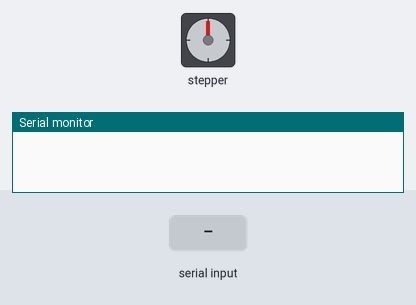
Recording of a sketch running on a simulated Arduino Uno, built with avr-gcc and run on an emulated ATmega328P. Parts: stepper motor, the last lines printed to the serial monitor. Inputs (shaded band) come from the test bench. Stepper angles assume 2038 steps per turn.

Above: at 1.2 s.
1.3 s: "1\n" received over Serial
At 1.77 s:
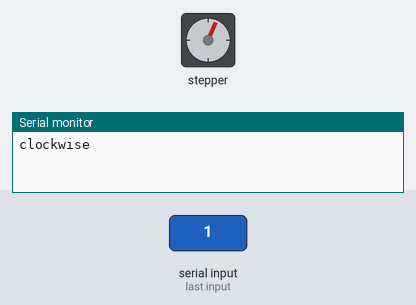
At 2.41 s:
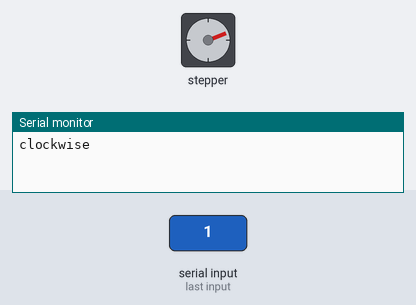
4.3 s: "2\n" received over Serial
At 6.52 s:
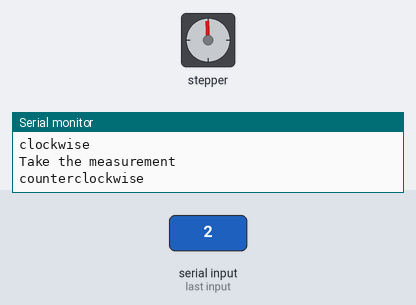
Timing chart, 0 to 12.9 s (numbered marks = the images above; inputs shaded):
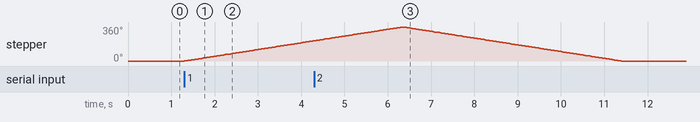

The sketch:

setup_B.ino
```cpp
/*
 * This program drives a stepper for a full revolution in order to
 * measure the mm/step factor
 */

#include <Stepper.h>

const int stepsPerRevolution = 2038;  // change this to fit the number of steps per revolution
Stepper myStepper(stepsPerRevolution, 8, 9, 10, 11);
int dir = 0;

void setup() {
  myStepper.setSpeed(12);
  Serial.begin(9600);
}

void loop() {
  if (dir == 0){
  while(!Serial.available()){}
  dir = Serial.parseInt();
  Serial.flush();
  }
  switch (dir){
    case 1:
      Serial.println("clockwise");
      myStepper.step(stepsPerRevolution);
      dir = 0;
      Serial.println("Take the measurement");
      break;
    case 2:
      Serial.println("counterclockwise");
      myStepper.step(-stepsPerRevolution);
      dir = 0;
      Serial.println("Take the measurement");
      break;
  }
}
```

Measured:
- after the input at 1.3 s, stepper: keeps turning clockwise at about 72°/s, starting at once
